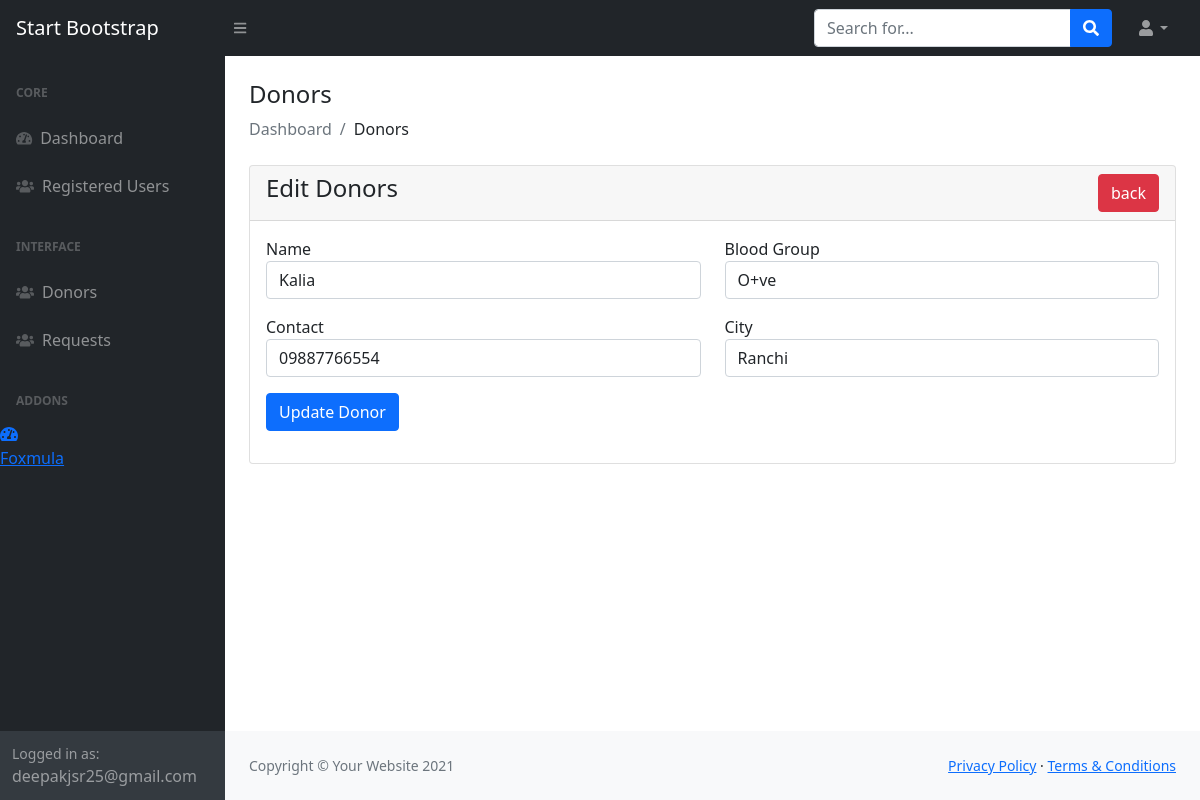
Screenshot of /admin/edit-donors.php?id=1 (signed in) with the database file from the repository.
### tables this page shows
CREATE TABLE `donors` (
  `id` int(20) NOT NULL,
  `name` varchar(255) NOT NULL,
  `blood_group` varchar(255) NOT NULL,
  `contact` varchar(255) NOT NULL,
  `city` varchar(255) NOT NULL
);

### admin/edit-donors.php (the view, shortened to what this page needs)
<?php
include('authentication.php');
include('includes/header.php');
?>
<div class="container-fluid px-4">
    <h4 class="mt-4">Donors</h4>
    <ol class="breadcrumb mb-4">
        <li class="breadcrumb-item active">Dashboard</li>
        <li class="breadcrumb-item">Donors</li>
    </ol>
    <div class="row">
        <div class="col-md-12">
            <div class="card">
                <div class="card-header">
                    <h4>Edit Donors
                    <a href="view-donors.php" class="btn btn-danger float-end">back</a>
                    </h4>
                </div>
                <div class="card-body">
                    <?php
                    if (isset($_GET['id'])) {
                        $user_id = $_GET['id'];
                        $users = "SELECT * FROM donors WHERE id='$user_id' ";
                        $users_run = mysqli_query($conn, $users);
                        if (mysqli_num_rows($users_run) > 0) {
                            foreach ($users_run as $user) {
                    ?>
                                <form action="update-donor.php" method="POST">
                                    <div class="row">
                                        <div class="col-md-6 mb-3">
                                            <label for="">Name</label>
                                            <input type="text" name="name" value="<?= $user['name']; ?>" class="form-control">
                                        </div>
                                        <div class="col-md-6 mb-3">
                                            <label for="">Blood Group</label>
                                            <input type="text" name="blood_group" value="<?= $user['blood_group']; ?>" class="form-control">
                                        </div>
                                        <div class="col-md-6 mb-3">
                                            <label for="">Contact</label>
                                            <input type="text" name="contact" value="<?= $user['contact']; ?>" class="form-control">
                                        </div>
                                        <div class="col-md-6 mb-3">
                                            <label for="">City</label>
                                            <input type="text" name="city" value="<?= $user['city']; ?>" class="form-control">
                                        </div>
                                        <div class="col-md-12 mb-3">
                                            <button type="submit" name="update_donor" class="btn btn-primary">Update Donor</button>
                                        </div>
                                    </div>
                                </form>
                            <?php
                            }
                        } else {
                            ?>
                            <h4>No Record Found</h4>
                    <?php
                        }
                    }
                    ?>
                </div>
            </div>
        </div>
    </div>
    <?php
    include('includes/footer.php');
    include('includes/scripts.php');
    ?>

### rows the page displays
donors: name "Kalia", blood_group "O+ve", contact "09887766554", city "Ranchi"

### other values shown
$_SESSION['auth_user']['user_name'] "deepakjsr25@gmail.com"
